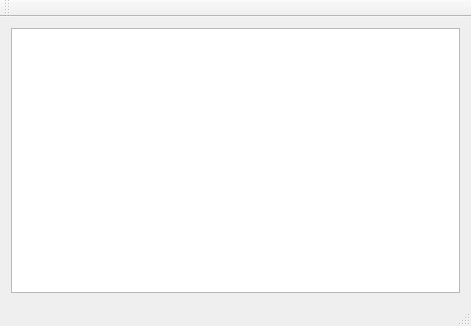
<?xml version="1.0" encoding="UTF-8"?>
<ui version="4.0">
 <class>Test12_2AClass</class>
 <widget class="QMainWindow" name="Test12_2AClass">
  <property name="geometry">
   <rect>
    <x>0</x>
    <y>0</y>
    <width>471</width>
    <height>326</height>
   </rect>
  </property>
  <property name="windowTitle">
   <string>Test12_2A</string>
  </property>
  <widget class="QWidget" name="centralWidget">
   <layout class="QHBoxLayout" name="horizontalLayout">
    <item>
     <widget class="QListWidget" name="listWidget">
      <property name="editTriggers">
       <set>QAbstractItemView::DoubleClicked|QAbstractItemView::EditKeyPressed</set>
      </property>
     </widget>
    </item>
   </layout>
  </widget>
  <widget class="QMenuBar" name="menuBar">
   <property name="geometry">
    <rect>
     <x>0</x>
     <y>0</y>
     <width>471</width>
     <height>21</height>
    </rect>
   </property>
  </widget>
  <widget class="QToolBar" name="mainToolBar">
   <attribute name="toolBarArea">
    <enum>TopToolBarArea</enum>
   </attribute>
   <attribute name="toolBarBreak">
    <bool>false</bool>
   </attribute>
  </widget>
  <widget class="QStatusBar" name="statusBar"/>
  <action name="actionDel">
   <property name="text">
    <string>删除</string>
   </property>
  </action>
 </widget>
 <layoutdefault spacing="6" margin="11"/>
 <resources>
  <include location="test12_2a.qrc"/>
 </resources>
 <connections/>
</ui>
